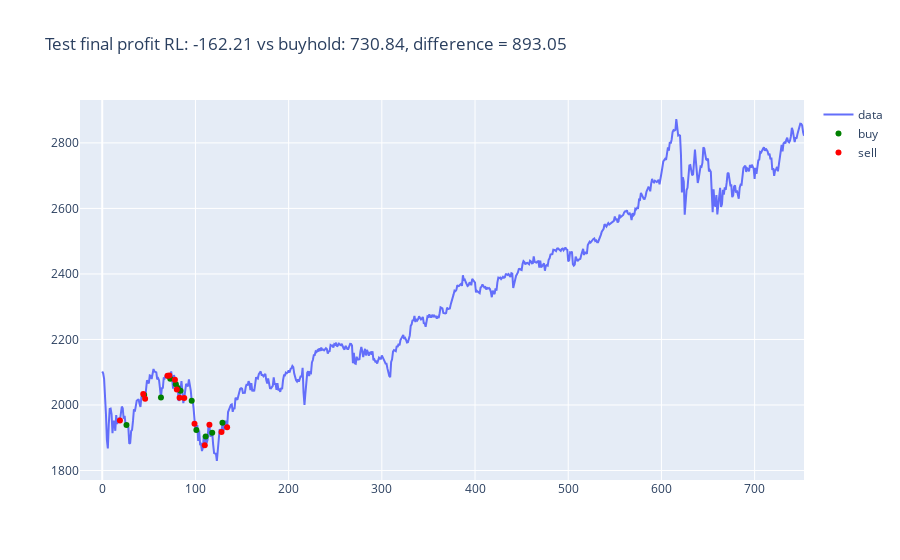

The notebook cell saved with this chart:
### Code cell
# Validation cell
data = test_data # sanity check
data_extra = test_data_extra
l = len(data) - 1
agent.is_eval = True
agent.budget = agent.n_budget*data[0]
done = False
terminate = False
showfigs = True

# initialize and container setup
state = getState(agent, data, 0, window_size + 1)
agent.reset(data[0])
total_reward = 0
profits = []
balances = []
rewards = []
inventories = [] # inventory value (only stocks)
actor_local_losses = []
sell_ind = []
buy_ind = []
pbar = tqdm(total=l, position=0, leave=True, bar_format='{l_bar}{bar}| {n_fmt}/{total_fmt} ') # progress bar
pt1 = data_extra[-1]
fig = pgo.Figure()
fig.update_layout(showlegend=True)
for t in range(l):
    profit = 0 # initialize
    change = 0 
    sale_profit = 0
    action, action_prob = agent.act(state)
    next_state = getState(agent, data, t + 1, window_size + 1)

    if action == 1 and agent.balance > data[t]:
        # buying stock, only if there is balance though
        agent.inventory.append(data[t])
        #agent.inventory_ma.append(data_extra[t])
        change = -data[t]
        buy_ind.append(t)

    elif action == 2 and len(agent.inventory) > 0:
        # selling stock, only if there are stocks held

        bought_price = agent.inventory.pop(0)
        #sale_profit = data[t]-bought_price
        profit = data[t] - bought_price 

        #profit = agent.balance + agent.inventory_value - growth_buyhold[t] # profit vs buyhold
        '''
        _ = agent.inventory.pop(0)
        bought_price = agent.inventory_ma.pop(0)
        profit = data_extra[t]-bought_price
        '''
        change = data[t]
        sell_ind.append(t)

    '''
    else:
        # hold stocks
        profit = 0 # explicit reset
        change = 0
        terminate = agent.update_balance(0,inventory_value) # check portfolio based on stock changes
    # all statement done in else loop are initialized at start of iteration
    '''
    agent.update_balance(change)
    agent.update_inventory(data[t])
    terminate = agent.check_threshold()
    if terminate or t == l-1:
        # terminating i.e. last iteration 
        done = True # terminal state has no 'next' so change done variable before use in next lines

    '''
    ================= PROFIT EXPERIMENT ===================
    we reward points whenever the portfolio is above buyhold! sort of cartpole balancing point awarding 
    we clip it at max(0,a) because we dont want to overfit!

    diff = agent.balance + agent.inventory_value - data[t]*agent.n_budget
    if diff > 0:
        #portfolio worth more than buy hold, hold this position
        profit = sale_profit #diff*scaling+sale_profit # cartpole balancing term + risk term
    else:
    '''
    #portfolio worth less than buy hold, try to make up; 
    #notice we dont look at the portfolio value anymore
    '''
        profit = sale_profit # only risk term
        # add penalty term? or maybe inflate balance in order to make it more risky


    ======================================================
    '''
    #price = data[t]


    if t < data_extraWindow:
        ptn = data_extra[t]
    else: 
        ptn = data[t-data_extraWindow]
    util_lst = [data[t],pt1, ptn, action, n_trades]
    pt1 = data[t]
    '''
    change names of variables if it works
    '''
    reward = agent.get_reward(agent, profit, util_lst, done)
    total_reward += reward
    actor_local_loss = agent.step(action_prob, reward, next_state, done)
    state = next_state

    # collect 
    balances.append(agent.balance)
    inventories.append(agent.inventory_value)
    profits.append(profit)
    rewards.append(reward)
    actor_local_losses.append(float(actor_local_loss))

    if terminate:
        # ensure consistent length of arrays then terminate trial
        balances = np.pad(balances,(0,l-t-1),'constant',constant_values=(0,balances[-1])).tolist()
        inventories = np.pad(inventories,(0,l-t-1),'constant',constant_values=(0,inventories[-1])).tolist()
        profits = np.pad(profits,(0,l-t-1),'constant',constant_values=(0,0)).tolist()
        rewards = np.pad(rewards,(0,l-t-1),'constant',constant_values=(0,0)).tolist()
        actor_local_losses = np.pad(rewards,(0,l-t-1),'constant',constant_values=(0,actor_local_loss[-1])).tolist()
        print("Episode {0} was terminated at {1}/{2} due to terminal balance state".format(e,t,l))
        break
        
    pbar.set_description("Episode {0}| Portfolio: {1}| Balance: {2}| Inventory: {3}| RewardAcc: {4}".format(int(e),
                                                                                                            formatPrice(agent.balance+agent.inventory_value),
                                                                                                            formatPrice(agent.balance),
                                                                                                            formatPrice(agent.inventory_value),
                                                                                                            formatPrice(total_reward)))
    pbar.update()
    

    # collect & save
growth = (np.array(balances)+np.array(inventories)-agent.budget).tolist() # 
compete = (np.array(growth)-growth_buyhold).tolist() # compete vs buyhold

fig.update_layout(showlegend=True, title_text = "Test final profit RL: {0} vs buyhold: {1}, difference = {2}".format(round(growth[-1],2),round(growth_buyhold[-1],2),round(abs(growth[-1]-growth_buyhold[-1]),2)))
fig.add_trace(pgo.Scatter(x=np.arange(len(data)), y=data,
                    mode='lines',
                    name='data'))
fig.add_trace(pgo.Scatter(x=buy_ind, y=data[buy_ind], marker_color = "green",
                    mode='markers',
                    name='buy'))
fig.add_trace(pgo.Scatter(x=sell_ind, y=data[sell_ind], marker_color = "red",
                    mode='markers',
                    name='sell'))
if showfigs:
    fig.show(render = "browser")
fig.write_html("./{0}/results/test_trades.html".format(checkpoint_dir))
    
# collect & save
save_df = {"balance":balances,"inventory":inventories,"profit":profits,"reward":rewards,"growth":growth,"compete":compete,"growth_buyhold":growth_buyhold.tolist()}
save_df = pd.DataFrame(save_df).to_csv("./{0}/results/res_validation.csv".format(checkpoint_dir))
print("succesfully saved csv file")

### Figure 1 — Plotly figure (JSON) as saved in the notebook; plotly's stock layout.template omitted (floating-point values rounded to 4 significant figures; data arrays with more than 128 entries replaced by an {"elided": "..."} marker saying what was removed)
{"data": [{"mode": "lines", "name": "data", "type": "scatter", "x": {"elided": "754 int values"}, "y": {"elided": "754 float values"}}, {"marker": {"color": "green"}, "mode": "markers", "name": "buy", "type": "scatter", "x": [26, 45, 63, 71, 73, 79, 81, 84, 96, 101, 111, 118, 129], "y": [1939.0, 2031.0, 2023.0, 2089.0, 2080.0, 2064.0, 2052.0, 2043.0, 2013.0, 1924.0, 1904.0, 1915.0, 1946.0]}, {"marker": {"color": "red"}, "mode": "markers", "name": "sell", "type": "scatter", "x": [19, 44, 46, 70, 72, 78, 80, 83, 88, 99, 110, 115, 128, 134], "y": [1953.0, 2034.0, 2019.0, 2089.0, 2090.0, 2077.0, 2048.0, 2022.0, 2021.0, 1943.0, 1877.0, 1939.0, 1918.0, 1932.0]}], "layout": {"autosize": true, "showlegend": true, "title": {"text": "Test final profit RL: -162.21 vs buyhold: 730.84, difference = 893.05"}, "xaxis": {"autorange": true, "range": [-21.86, 753], "type": "linear"}, "yaxis": {"autorange": true, "range": [1771.0, 2931.0], "type": "linear"}}}
